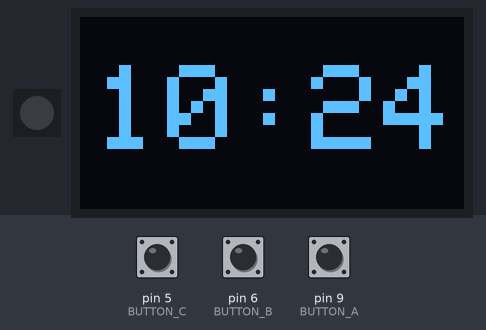
Bench run of a sketch on a simulated Arduino Uno, built with avr-gcc and run on an emulated ATmega328P. Shown: 1 RGB LEDs in strip order, left to right, 128×64 one-colour display. The inputs (shaded band) are chosen by the test bench; at power-on: pin 6 (BUTTON_B) HIGH, pin 5 (BUTTON_C) HIGH, pin 9 (BUTTON_A) HIGH. The display library's start-up logo is not drawn; the local clock reads 2024-03-15 10:24:30 at power-on unless the sketch sets it; what the sketch prints to the serial monitor is not drawn.

Above: at 2.2 s.
2.3 s: pin 6 (BUTTON_B) pulled LOW for 1.3 s
At 3.5 s:
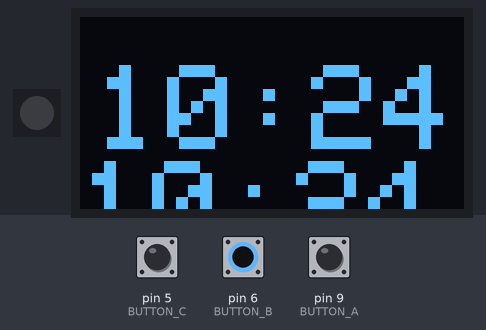
5.7 s: pin 5 (BUTTON_C) pulled LOW for 1.3 s
At 7.9 s:
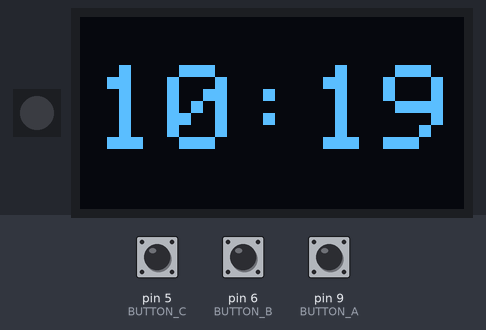
8.9 s: pin 9 (BUTTON_A) pulled LOW for 3.2 s
At 13.9 s:
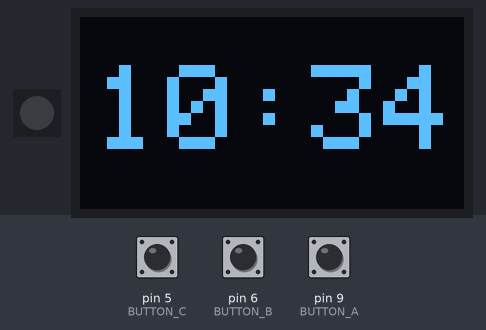
14.2 s: pin 9 (BUTTON_A) pulled LOW for 1.3 s
At 16.8 s:
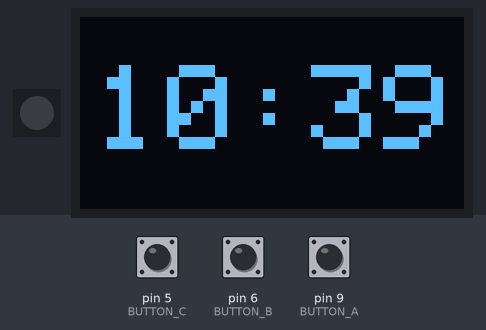
17.4 s: pin 6 (BUTTON_B) pulled LOW for 1.3 s
At 18.7 s:
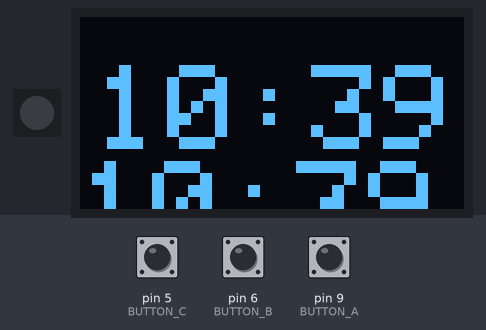
Timing chart, 0 to 20.4 s (numbered marks = the images above; inputs shaded):
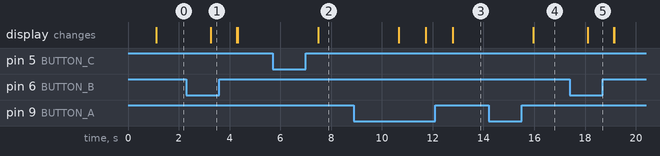

The sketch:

clock.ino
```cpp
#include "RTClib.h"
#include <Adafruit_NeoPixel.h>
//OLED Display Setup
#include <SPI.h>
#include <Wire.h>
#include <Adafruit_GFX.h>
#include <Adafruit_SH110X.h>

Adafruit_SH1107 display = Adafruit_SH1107(64, 128, &Wire);

// OLED FeatherWing buttons map to different pins depending on board:
#define BUTTON_A  9
#define BUTTON_B  6
#define BUTTON_C  5

// Date and time functions using a PCF8523 RTC connected via I2C and Wire lib

#define NPPIN 8
Adafruit_NeoPixel pixels(1, NPPIN, NEO_GRB + NEO_KHZ800);

RTC_PCF8523 rtc;

char daysOfTheWeek[7][12] = {"Sunday", "Monday", "Tuesday", "Wednesday", "Thursday", "Friday", "Saturday"};

void setup () {
  pixels.begin();
  Serial.begin(57600);

  if (! rtc.begin()) {
    Serial.println("Couldn't find RTC");
    pixels.setPixelColor(0, pixels.Color(150, 0, 0));
    pixels.setBrightness(50);
    pixels.show();
    Serial.flush();
    abort();
  }

  /*
    if (! rtc.initialized() || rtc.lostPower()) {
      Serial.println("RTC is NOT initialized, let's set the time!");
      // When time needs to be set on a new device, or after a power loss, the
      // following line sets the RTC to the date & time this sketch was compiled
      rtc.adjust(DateTime(F(__DATE__), F(__TIME__)));
      // rtc.adjust(DateTime(2014, 1, 21, 3, 0, 0));
      // rtc.adjust(DateTime(2021, 09, 05, 17, 17, 0));
      // Note: allow 2 seconds after inserting battery or applying external power
      // without battery before calling adjust(). This gives the PCF8523's
    }
  */
  rtc.start();

  // The PCF8523 can be calibrated for:
  //        - Aging adjustment
  //        - Temperature compensation
  //        - Accuracy tuning
  // The offset mode to use, once every two hours or once every minute.
  // The offset Offset value from -64 to +63. See the Application Note for calculation of offset values.
  // https://www.nxp.com/docs/en/application-note/AN11247.pdf
  // The deviation in parts per million can be calculated over a period of observation. Both the drift (which can be negative)
  // and the observation period must be in seconds. For accuracy the variation should be observed over about 1 week.
  // Note: any previous calibration should cancelled prior to any new observation period.
  // Example - RTC gaining 43 seconds in 1 week
  float drift = 43; // seconds plus or minus over oservation period - set to 0 to cancel previous calibration.
  float period_sec = (7 * 86400);  // total obsevation period in seconds (86400 = seconds in 1 day:  7 days = (7 * 86400) seconds )
  float deviation_ppm = (drift / period_sec * 1000000); //  deviation in parts per million (μs)
  float drift_unit = 4.34; // use with offset mode PCF8523_TwoHours
  // float drift_unit = 4.069; //For corrections every min the drift_unit is 4.069 ppm (use with offset mode PCF8523_OneMinute)
  int offset = round(deviation_ppm / drift_unit);
  // rtc.calibrate(PCF8523_TwoHours, offset); // Un-comment to perform calibration once drift (seconds) and observation period (seconds) are correct
  // rtc.calibrate(PCF8523_TwoHours, 0); // Un-comment to cancel previous calibration

  Serial.print("Offset is "); Serial.println(offset); // Print to control offset

  // OLED Display Setup
  Serial.begin(115200);
  display.begin(0x3C, true); // Address 0x3C default
  // Show image buffer on the display hardware.
  // Since the buffer is intialized with an Adafruit splashscreen
  // internally, this will display the splashscreen.
  display.display();
  delay(1000);
  // Clear the buffer.
  display.clearDisplay();
  display.display();
  display.setRotation(3);
  pinMode(BUTTON_A, INPUT_PULLUP);
  pinMode(BUTTON_B, INPUT_PULLUP);
  pinMode(BUTTON_C, INPUT_PULLUP);
}

void textDisplayTest() {
  // text display tests
  display.setTextSize(1);
  display.setTextColor(SH110X_WHITE);
  display.setCursor(0, 0);
  display.print("Connecting to SSID\n'adafruit':");
  display.print("connected!");
  display.println("IP: 10.0.1.23");
  display.println("Sending val #0");
  display.display(); // actually display all of the above
}

void printRtcTime(DateTime now) {
  Serial.print(now.year(), DEC);
  Serial.print('/');
  Serial.print(now.month(), DEC);
  Serial.print('/');
  Serial.print(now.day(), DEC);
  Serial.print(" (");
  Serial.print(daysOfTheWeek[now.dayOfTheWeek()]);
  Serial.print(") ");
  Serial.print(now.hour(), DEC);
  Serial.print(':');
  Serial.print(now.minute(), DEC);
  Serial.print(':');
  Serial.print(now.second(), DEC);
  Serial.println();

  Serial.print(" since midnight 1/1/1970 = ");
  Serial.print(now.unixtime());
  Serial.print("s = ");
  Serial.print(now.unixtime() / 86400L);
  Serial.println("d");

  // calculate a date which is 7 days, 12 hours and 30 seconds into the future
  DateTime future (now + TimeSpan(7, 12, 30, 6));

  Serial.print(" now + 7d + 12h + 30m + 6s: ");
  Serial.print(future.year(), DEC);
  Serial.print('/');
  Serial.print(future.month(), DEC);
  Serial.print('/');
  Serial.print(future.day(), DEC);
  Serial.print(' ');
  Serial.print(future.hour(), DEC);
  Serial.print(':');
  Serial.print(future.minute(), DEC);
  Serial.print(':');
  Serial.print(future.second(), DEC);
  Serial.println();

  Serial.println();
}

void increaseTime() {
  DateTime tm = rtc.now();
  if (tm.minute() > 55) {
    rtc.adjust(DateTime(tm.year(), tm.month(), tm.day(), tm.hour()+1, 0, 0));
  }
  else {
    rtc.adjust(DateTime(tm.year(), tm.month(), tm.day(), tm.hour(), tm.minute() + 5, 0));
  }
}
void decreaseTime() {
  DateTime tm = rtc.now();
  if (tm.minute() < 5 ) {
    rtc.adjust(DateTime(tm.year(), tm.month(), tm.day(), tm.hour()-1, 59, 0));
  }
  else {
    rtc.adjust(DateTime(tm.year(), tm.month(), tm.day(), tm.hour(), tm.minute() - 5, 0));
  }
}
void displaySetup() {
  DateTime now = rtc.now();
  //DST
  //rtc.adjust(DateTime(2022, 04, 02, 20, 41, 0));
  //printRtcTime(now);
  int hr = now.hour();
  int mn = now.minute();
  String shr = String(hr);
  String smn = String(mn);
  if (mn < 10) {
    smn = "0" + smn;
  }
  if (hr < 10) {
    shr = " " + shr;
  }
  String tstr = shr + ":" + smn;
  display.setTextSize(4);
  display.setTextColor(SH110X_WHITE);
  display.setCursor(5, 16);
  display.clearDisplay();
}
void rotateDisplay(String timestr) {
  display.println(timestr);
  display.display();
  switch (display.getRotation()) {
    case 0:
      display.setRotation(3);
      break;
    case 1:
      display.setRotation(3);
      break;
    case 2:
      display.setRotation(1);
      break;
    case 3:
      display.setRotation(1);
      break;
  }
}

void loop () {
  DateTime now = rtc.now();
  //DST
  //rtc.adjust(DateTime(2022, 04, 02, 20, 41, 0));
  //printRtcTime(now);
  int hr = now.hour();
  int mn = now.minute();
  String shr = String(hr);
  String smn = String(mn);
  if (mn < 10) {
    smn = "0" + smn;
  }
  if (hr < 10) {
    shr = " " + shr;
  }
  String tstr = shr + ":" + smn;
  /*
  display.setTextSize(4);
  display.setTextColor(SH110X_WHITE);
  display.setCursor(5, 16);
  display.clearDisplay();
  */
  displaySetup();
  // do not display the display yet
  Serial.print("current time is: ");
  Serial.print(now.hour(), DEC);
  Serial.print(':');
  Serial.print(now.minute(), DEC);
  Serial.print(':');
  Serial.print(now.second(), DEC);

  if ((hr==6 and mn>=45) or (hr>=7 and hr<19)) {
    display.println(tstr);
    display.display();
    Serial.println(" Day");
  }
  else {
    Serial.println(" Night");
  }

  if ((hr==6 and mn>=45) or (hr == 7)) {
    //Serial.println("Setting pixel to green, for day");
    pixels.setPixelColor(0, pixels.Color(0, 150, 0));
    pixels.setBrightness(10);
    pixels.show();
  }
  else {
    pixels.setPixelColor(0, pixels.Color(0, 0, 0));
    pixels.setBrightness(0);
    pixels.show();
  }

  if (!digitalRead(BUTTON_A)) increaseTime();
  if (!digitalRead(BUTTON_B)) rotateDisplay(tstr);
  if (!digitalRead(BUTTON_C)) decreaseTime();
  delay(1000);
  yield();
  display.display();
}
```

Measured:
- after the input at 2.3 s, the display: changes after 0.96 s (image 1)
- after the input at 5.7 s, the display: changes after 1.8 s (image 2)
- after the input at 8.9 s, the display: first changes after 1.8 s (image 3 shows a later state)
- after the input at 14.2 s, the display: changes after 1.8 s (image 4)
- after the input at 17.4 s, the display: changes after 0.70 s (image 5)
